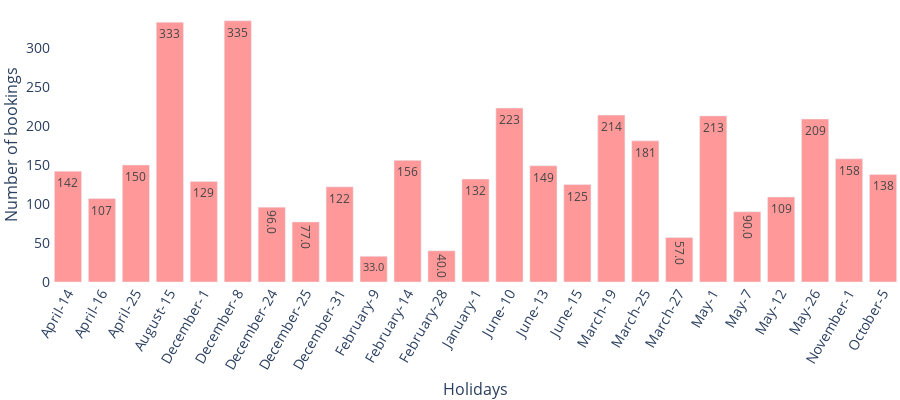

Notebook source saved alongside this figure:
### Markdown cell above
<div class="alert alert-success">
    <h3>2.6 - Bookings by Holiday</h3>

</div>

### Code cell
#getting the necessary data for the graph
ds_isholiday = df.loc[df['IsHoliday']==1]
ds_isholiday = ds_isholiday.groupby(['ArrivalDateMonth_cat','ArrivalDateDayOfMonth'])['ReservationStatus'].count()
ds_isholiday = pd.DataFrame(ds_isholiday, columns = ['ReservationStatus']).reset_index()
ds_isholiday['Arrivalmonthday'] = ds_isholiday['ArrivalDateMonth_cat']+ '-' +ds_isholiday['ArrivalDateDayOfMonth'].map(str)

#graph
fig = go.Figure()
fig = go.Figure(go.Bar(x=ds_isholiday['Arrivalmonthday'],y=ds_isholiday['ReservationStatus'],
                     text=ds_isholiday['ReservationStatus'],marker_color='rgb(255,153,153)')
)
   
fig.update_traces(texttemplate='%{text:.3s}', textposition='auto')
#fig.update_layout(uniformtext_minsize=40, uniformtext_mode='hide')

fig.update_layout(
    xaxis=dict(
        title='Holidays',
        titlefont_size=16,
        tickfont_size=14
    ),
    yaxis=dict(
        title='Number of bookings',
        titlefont_size=16,
        tickfont_size=14   
    ))

fig.update_layout(
    margin=dict(l=0, r=0, t=0, b=0),
)
fig.update_layout(barmode='group',
    autosize=False,
    width=900,
    height=400,
    xaxis={'type': 'category'}, xaxis_tickangle=300
)

fig.layout.plot_bgcolor = '#fff'
fig.show()

### Figure 1 — Plotly figure (JSON) as saved in the notebook; plotly's stock layout.template omitted (floating-point values rounded to 4 significant figures)
{"data": [{"marker": {"color": "rgb(255,153,153)"}, "text": [142, 107, 150, 333, 129, 335, 96, 77, 122, 33, 156, 40, 132, 223, 149, 125, 214, 181, 57, 213, 90, 109, 209, 158, 138], "textposition": "auto", "texttemplate": "%{text:.3s}", "type": "bar", "x": ["April-14", "April-16", "April-25", "August-15", "December-1", "December-8", "December-24", "December-25", "December-31", "February-9", "February-14", "February-28", "January-1", "June-10", "June-13", "June-15", "March-19", "March-25", "March-27", "May-1", "May-7", "May-12", "May-26", "November-1", "October-5"], "y": [142, 107, 150, 333, 129, 335, 96, 77, 122, 33, 156, 40, 132, 223, 149, 125, 214, 181, 57, 213, 90, 109, 209, 158, 138]}], "layout": {"autosize": false, "barmode": "group", "height": 400, "margin": {"b": 0, "l": 0, "r": 0, "t": 0}, "plot_bgcolor": "#fff", "width": 900, "xaxis": {"tickangle": -60, "tickfont": {"size": 14}, "title": {"font": {"size": 16}, "text": "Holidays"}, "type": "category"}, "yaxis": {"tickfont": {"size": 14}, "title": {"font": {"size": 16}, "text": "Number of bookings"}}}}
